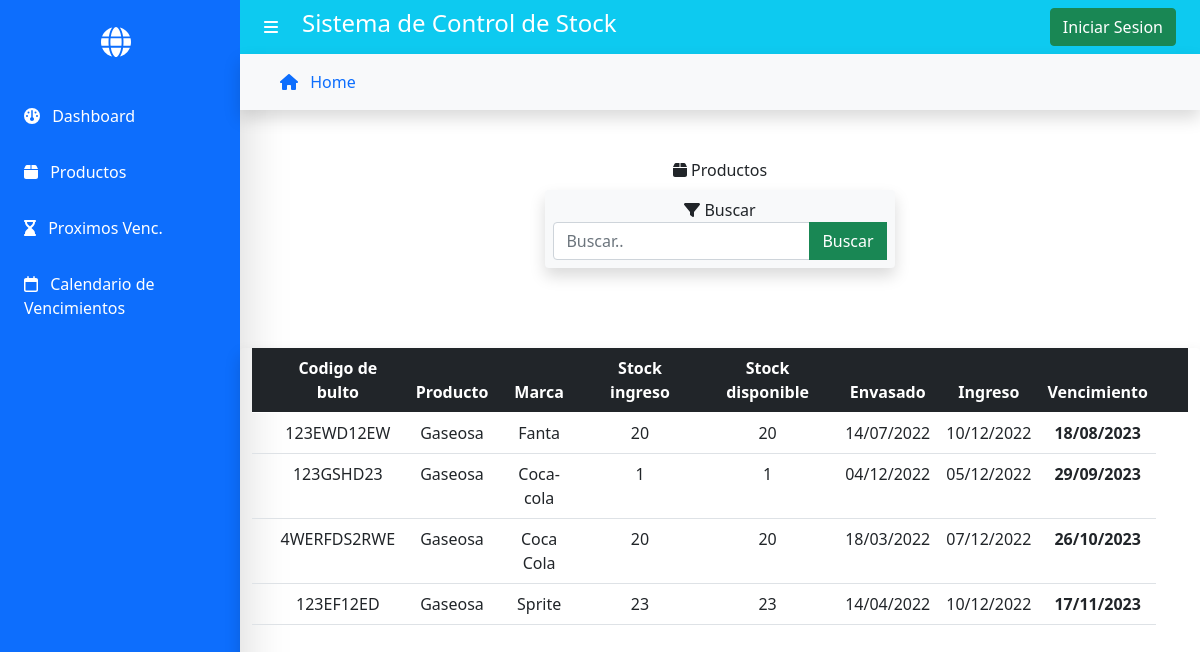
Page /vencimientos/ on the earlier database version.
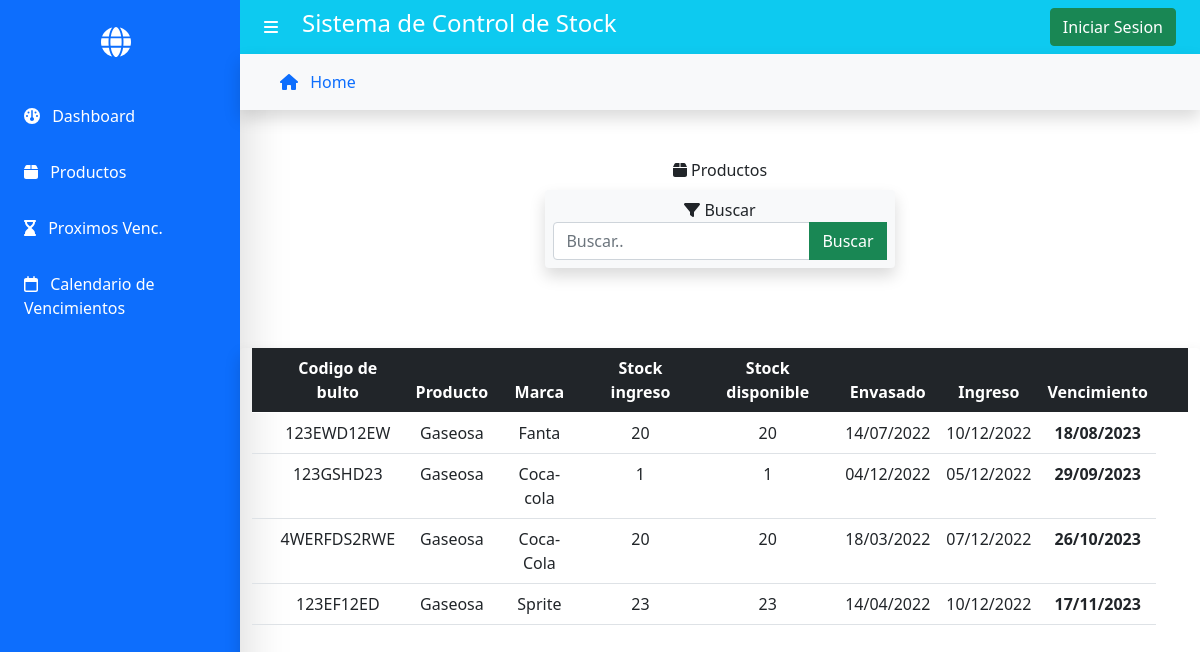
Same page on the later database version.
### gestor/models.py (models this page shows, shortened)
class Producto(models.Model):
    marca = models.CharField(max_length=50)
    producto = models.CharField(max_length=50,help_text="Ingrese materia prima (harina, huevos, levadura, etc.)")
    tipo = models.CharField(max_length=30, help_text="Si corresponde, ejemplo: nombre:harina | tipo:'leudante'/'0000' ")
    fechaIngreso = models.DateField('Fecha de Ingreso',blank=False,help_text="Fecha de Ingreso a la fabrica")
    fechaVnto = models.DateField('Fecha de Vencimiento',blank=False,help_text="Fecha indicada en el envase")
    fechaEnvasado = models.DateField('Fecha de Envasado',blank=False,help_text="Fecha indicada en el envase")
    stockIng= models.PositiveIntegerField('Stock de ingreso',blank=False,help_text="Cantidad por bultos/fardos/cajas")
    stockDisp= models.PositiveIntegerField('Stock disponible',blank=False) # Para los caso de obtener-consumir la materia prima
    codBulto = models.CharField('Codigo de Bulto',max_length=13,help_text="Codigo que figura en el bulto ",blank=False) # LOS FARDOS EN GRAL CONTIENEN UN CODIGO DEL MISMO
    imagen = models.ImageField(upload_to='',null=True) # borrar el img/
    class Meta:
        ordering = ['fechaVnto']

### gestor/views.py (the view)
# urls.py: path('vencimientos/',views.VencimientoListView.productos_vencimiento, name='vencimientos'),
    def productos_vencimiento(request):
        productos = Producto.objects.all()
        page = request.GET.get('page', 1)
        busqueda = request.GET.get("myInput")
        if busqueda :
            productos = Producto.objects.filter(
                Q(marca__icontains = busqueda) |
                Q(producto__icontains = busqueda) |
                Q(codBulto__icontains = busqueda)
            )
        try:
            paginator = Paginator(productos, 5)
            productos = paginator.page(page)
        except:
            raise Http404
        context = {
            'productos' : productos,
            'paginator' : paginator,
        }
        return render(request, 'vencimientos.html', context)

### gestor/templates/vencimientos.html (shortened to what this page needs)
{% extends "base.html" %} {% block content %} {% include 'buscar.html'%}
<br> {% if productos %}
<div class="container mt-2">
    <div class="row justify-content-center">
        <div class="table-responsive shadow border-0 border-light rounded">
            <table class="table">
                <thead class="table-dark ">
                    <tr>
                        <th></th>
                        <th class="text-center"><span>Codigo de bulto</span></th>
                        <th class="text-center"><span>Producto</span></th>
                        <th class="text-center"><span>Marca</span></th>
                        <th class="text-center"><span>Stock ingreso</span></th>
                        <th class="text-center"><span>Stock disponible</span></th>
                        <th class="text-center"><span>Envasado</span></th>
                        <th class="text-center"><span>Ingreso</span></th>
                        <th class="text-center"><span>Vencimiento</span></th>
                        <th class="text-center"></th>
                        <th class="text-center"></th>
                    </tr>
                </thead>
                <tbody>
                    {% for producto in productos %}
                    <tr>
                        <td></td>
                        <td class="text-center">{{producto.codBulto | upper}}</td>
                        <td class="text-center">{{producto.producto}}</td>
                        <td class="text-center">{{producto.marca}}</td>
                        <td class="text-center">{{producto.stockIng}}</td>
                        <td class="text-center">{{producto.stockDisp}}</td>
                        <td class="text-center">{{producto.fechaEnvasado | date:"d/m/Y"}}</td>
                        <td class="text-center">{{producto.fechaIngreso | date:"d/m/Y"}}</td>
                        <td class="text-center text-align-center"><strong>{{producto.fechaVnto | date:"d/m/Y"}}</strong></td>
                    </tr>
                    {% endfor %}
                </tbody>
            </table>
            <br>
            <br>
        </div>
    </div>
</div>
{% endif %} {% endblock %}

Differences in the rows shown:
changed Producto "4WERFDS2RWE": marca "Coca Cola" → "Coca-Cola"
